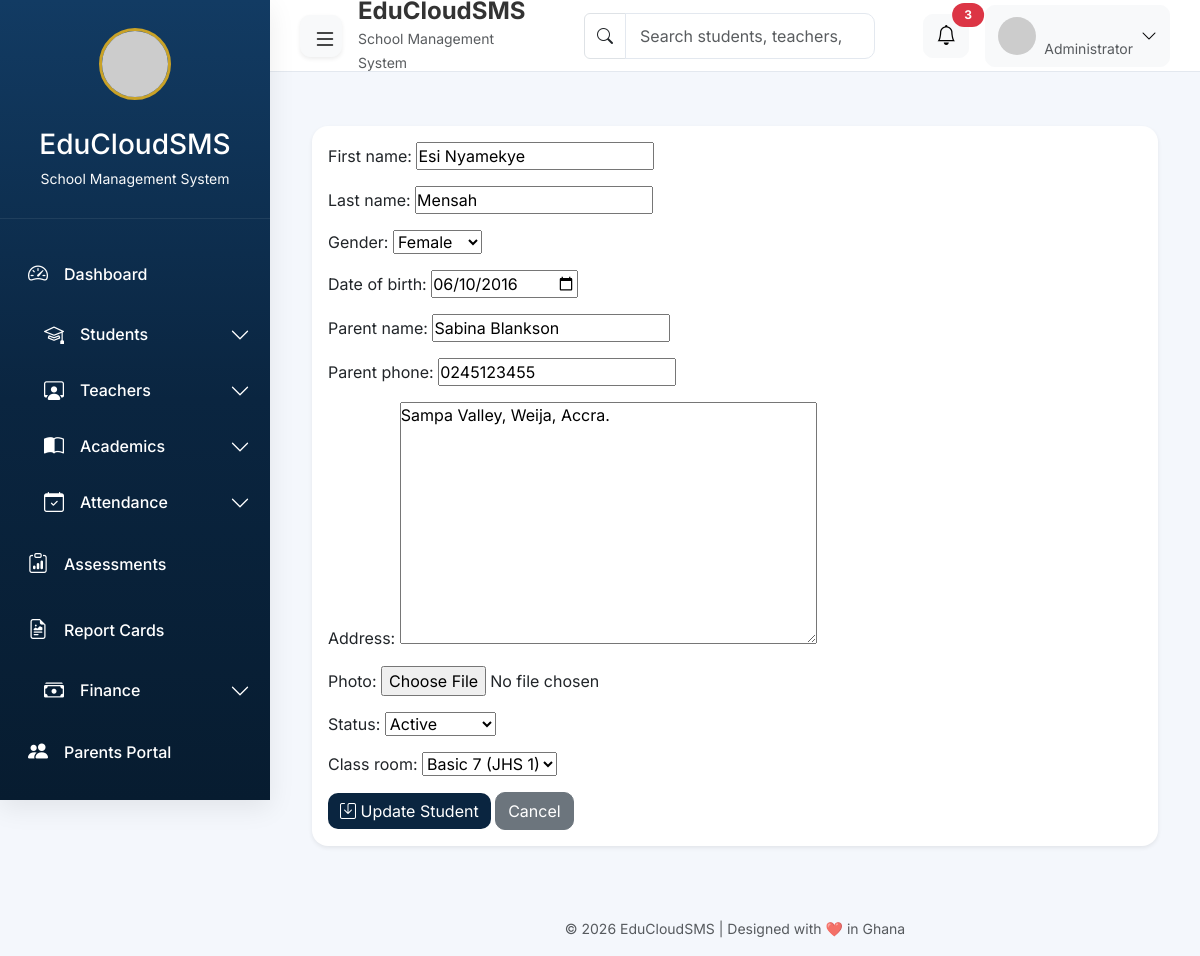
Page /students/1/edit/ on the committed database.
### students/models.py (models this page shows, shortened)
class Student(models.Model):
    class Gender(models.TextChoices):
        MALE = "MALE", "Male"
        FEMALE = "FEMALE", "Female"
    class Status(models.TextChoices):
        ACTIVE = "ACTIVE", "Active"
        GRADUATED = "GRADUATED", "Graduated"
        TRANSFERRED = "TRANSFERRED", "Transferred"
        WITHDRAWN = "WITHDRAWN", "Withdrawn"
    admission_number = models.CharField(
        max_length=20,
        unique=True,
        blank=True
    )
    first_name = models.CharField(
        max_length=50
    )
    last_name = models.CharField(
        max_length=50
    )
    gender = models.CharField(
        max_length=10,
        choices=Gender.choices
    )
    date_of_birth = models.DateField()
    parent_name = models.CharField(
        max_length=100
    )
    parent_phone = models.CharField(
        max_length=15
    )
    address = models.TextField()
    photo = models.ImageField(
        upload_to="student_photos/",
        blank=True,
        null=True
    )
    status = models.CharField(
        max_length=20,
        choices=Status.choices,
        default=Status.ACTIVE
    )
    class_room = models.ForeignKey(
        ClassRoom,
        on_delete=models.SET_NULL,
        null=True,
        blank=True,
        related_name="students"
    )
    date_registered = models.DateField(
        auto_now_add=True
    )

### students/views.py (the view)
# urls.py: path("<int:pk>/edit/", views.student_update, name="student_update"),
def student_update(request, pk):
    student = get_object_or_404(Student, pk=pk)
    if request.method == "POST":
        form = StudentForm(
            request.POST,
            request.FILES,
            instance=student
        )
        if form.is_valid():
            form.save()
            messages.success(
                request,
                "Student information updated successfully."
            )
            return redirect("student_detail", pk=student.pk)
    else:
        form = StudentForm(instance=student)
    return render(
        request,
        "students/student_form.html",
        {
            "form": form,
            "student": student,
            "editing": True,
        },
    )

### students/forms.py
class StudentForm(forms.ModelForm):
    class Meta:
        model = Student
        exclude = ("admission_number",)
        widgets = {
            "date_of_birth": forms.DateInput(
                attrs={"type": "date"}
            ),
        }

### classes/models.py (called while the page is built)
    def __str__(self):
        return self.name

### core/context_processors.py (called while the page is built)
def school_info(request):
    school = School.objects.first()
    return {
        "school": school
    }

def global_statistics(request):
    return {
        "total_students": Student.objects.count(),
        "total_teachers": Teacher.objects.count(),
        "total_classes": ClassRoom.objects.count(),
        "total_subjects": Subject.objects.count(),
    }

### students/templates/students/student_form.html (shortened to what this page needs)
{% extends "base.html" %}
{% block content %}
<div class="card shadow-sm">
    <div class="card-body">
        <form method="POST"
              enctype="multipart/form-data">
            {{ form.as_p }}
            <button class="btn btn-primary">
                <i class="bi bi-save"></i>
                {% if editing %}
                    Update Student
                {% else %}
                    Save Student
                {% endif %}
            </button>
            <a href="{% url 'student_list' %}"
               class="btn btn-secondary">
                Cancel
            </a>
        </form>
    </div>
</div>
{% endblock %}

### templates/includes/styles.html (style rules this page uses)
:root { --primary:#0A2540; --primary-dark:#071C30; --primary-light:#123B63; --gold:#C9A227; --success:#198754; --warning:#FFC107; --danger:#DC3545; --info:#0DCAF0; --bg:#F4F7FC; --white:#FFFFFF; --border:#E3E8EF; --sidebar-width:270px; --sidebar-collapse:80px; --topbar-height:72px; --shadow:0 8px 25px rgba(0,0,0,.08); --radius:16px; --transition:.3s ease; }
* { margin:0; padding:0; box-sizing:border-box; }
html { scroll-behavior:smooth; }
body { background:var(--bg); font-family:'Inter',sans-serif; color:#333; overflow-x:hidden; }
.card { border:none; border-radius:var(--radius); box-shadow:var(--shadow); }
.btn { border-radius:10px; }
.btn-primary { background:var(--primary); border:none; }

### rows in the picture
Student: first_name "Esi Nyamekye", last_name "Mensah", gender "Female", date_of_birth "06/10/2016", parent_name "Sabina Blankson", parent_phone "0245123455", address "Sampa Valley, Weija, Accra.", status "Active", class_room "Basic 7 (JHS 1)"

### other values in the picture
{{ school.school_name|default:"EduCloudSMS" }} "EduCloudSMS"
